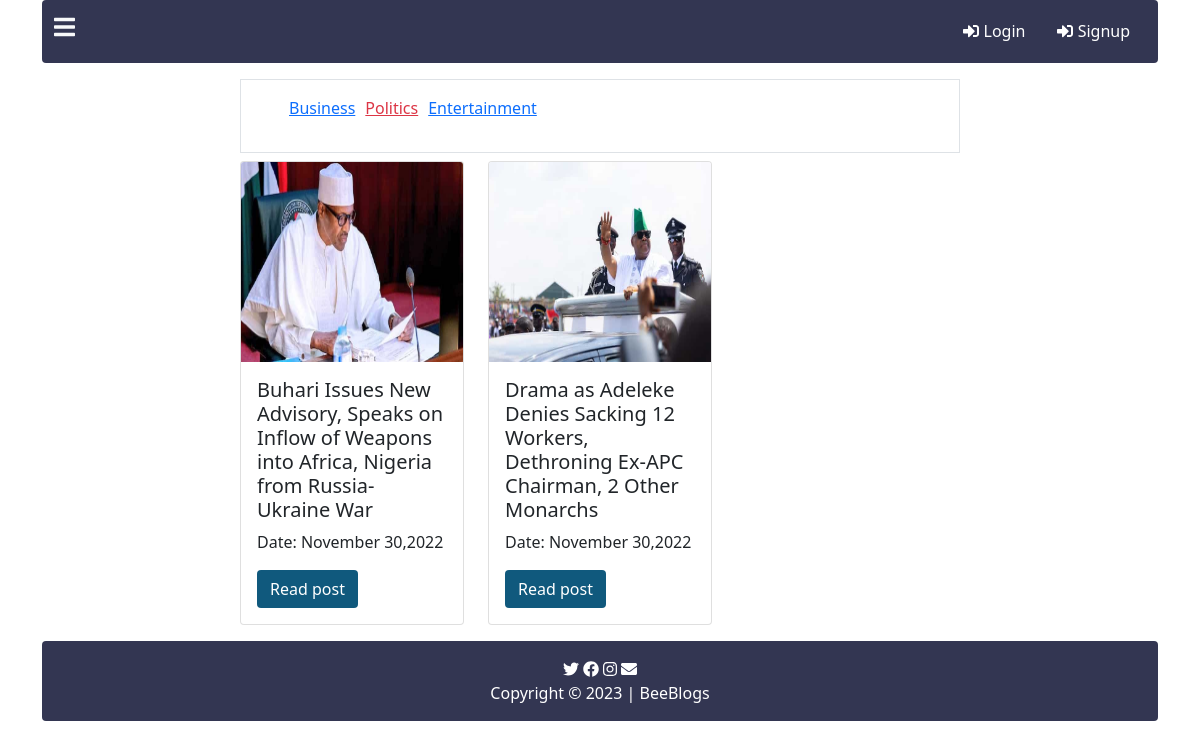
/post-category.php?post_category_id=5, run on the app's committed database.
### tables this page shows
CREATE TABLE `category` (
  `id` int(11) NOT NULL,
  `name` varchar(1000) DEFAULT NULL
);

CREATE TABLE `posts` (
  `id` int(11) NOT NULL,
  `title` varchar(1000) DEFAULT NULL,
  `content` text DEFAULT NULL,
  `status` int(11) NOT NULL DEFAULT 0,
  `category_id` varchar(1000) DEFAULT NULL,
  `thumbnail` varchar(1000) DEFAULT NULL,
  `timestamp` timestamp(6) NOT NULL DEFAULT current_timestamp(6)
);

### post-category.php (the view, shortened to what this page needs)
<?php
 require "inc/process.php";
 require "inc/header.php";
 if(isset($_GET["post_category_id"]) && !empty($_GET["post_category_id"])){
   $id = $_GET["post_category_id"];
 }else{
   header("location: index.php");
 }
 ?>
<div class="container">
    <?php require './pages/header-home.php'; ?>
    <div class="container-fluid my-3">
        <div class="row justify-content-center">
            <div class="col-8">
                <div class="border p-3">
                    <ul style="display:flex; list-style-type:none;">
                        <?php
        $sql_c ="SELECT * FROM category ORDER BY id DESC";
        $query_c = mysqli_query($connection,$sql_c);
        $count = 0;
        while ($result_c = mysqli_fetch_assoc($query_c)) {
            ?>
                        <li style="<?php echo $count >0 ? 'margin-left:10px;' : '' ?>">
                            <a href="post-category.php?post_category_id=<?php echo $result_c["id"]; ?>"
                                class="<?php echo $result_c["id"] == $id? 'text-danger' : '' ?>">
                                <?php echo $result_c["name"]; ?></a>
                        </li>
                        <?php
             $count++;
        }
     ?>
                    </ul>
                </div>
            </div>
            <div class="col-8">
                <div class="row">
                    <?php
              $sql = "SELECT * FROM posts WHERE category_id ='$id' ORDER BY id DESC";
              $query = mysqli_query($connection,$sql);
               while($result = mysqli_fetch_assoc($query)) {
                ?>
                    <div class="col-4 mt-2">
                        <div class="card">
                            <img src="<?php echo $result["thumbnail"]; ?>" style="height:200px; width:100%"
                                class="card-img-top">
                            <div class="card-body">
                                <h5 class="card-title"><?php echo $result["title"]; ?></h5>
                                <p class="card-text">Date: <?php echo date("F j,Y", strtotime($result["timestamp"])) ?>
                                </p>
                                <a href="read-post.php?post_id=<?php echo $result["id"]; ?>"
                                    style="background-color:#10597d;" class="btn text-white">Read
                                    post</a>
                            </div>
                        </div>
                    </div>
                    <?php
            }
          ?>
                </div>
            </div>
        </div>
    </div>
    <?php require './pages/footer-home.php'; ?>
</div>
<?php
 require "inc/footer.php";
 ?>

### data on the page
category: name "Business"
category: name "Politics"
category: name "Entertainment"
posts: thumbnail (picture), title "Buhari Issues New Advisory, Speaks on Inflow of Weapons into Africa, Nigeria from Russia-Ukraine War", timestamp "November 30,2022"
posts: thumbnail (picture), title "Drama as Adeleke Denies Sacking 12 Workers, Dethroning Ex-APC Chairman, 2 Other Monarchs", timestamp "November 30,2022"
